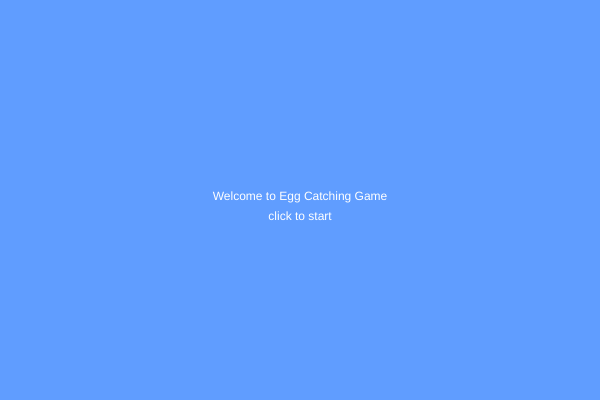
Frame 1 (no input)
Frame 60 (no input): identical to frame 1, image omitted
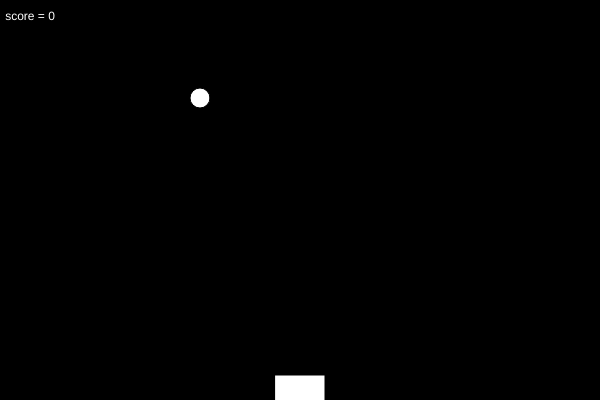
Frame 120 (the mouse pressed at the canvas centre since frame 60)

The p5.js sketch that drew these frames (run headless with seeded random() and noise() and a simulated clock; from frame 60 on, the mouse is pressed at the canvas centre):

// p5.js sketch
// ── sketch.js
var screen = 0;
var y=-20;
var x=200;
var speed = 2;
var score= 0;

function setup() {
  createCanvas(600, 400);
}

function draw() {
	if(screen == 0){
    startScreen()
  }else if(screen == 1){
  	gameOn()
  }else if(screen==2){
  	endScreen()
  }	
}

function startScreen(){
		background(96, 157, 255)
		fill(255)
		textAlign(CENTER);
		text('Welcome to Egg Catching Game', width / 2, height / 2)
		text('click to start', width / 2, height / 2 + 20);
		reset();
}

function gameOn(){
	background(0)
  text("score = " + score, 30,20)
  ellipse(x,y,20,20)
  rectMode(CENTER)
  rect(mouseX,height-10,50,30)
	y+= speed;
  if(y>height){
  	screen =2
	 }
  if(y>height-10 && x>mouseX-20 && x<mouseX+20){
  	y=-20
    speed+=.5
    score+= 1
  }
	if(y==-20){
  	pickRandom();
  }
}

function pickRandom(){
	x= random(20,width-20)
}

function endScreen(){
		background(150)
		textAlign(CENTER);
		text('GAME OVER', width / 2, height / 2)
  	text("SCORE = " + score, width / 2, height / 2 + 20)
		text('click to play again', width / 2, height / 2 + 40);
}

function mousePressed(){
	if(screen==0){
  	screen=1
  }else if(screen==2){
  	screen=0
  }
}

function reset(){
	  score=0;
  	speed=2;
  	y=-20;
}
